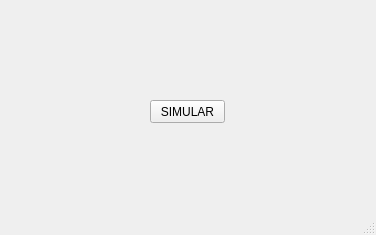
<?xml version="1.0" encoding="UTF-8"?>
<ui version="4.0">
 <class>MainWindow</class>
 <widget class="QMainWindow" name="MainWindow">
  <property name="geometry">
   <rect>
    <x>0</x>
    <y>0</y>
    <width>376</width>
    <height>235</height>
   </rect>
  </property>
  <property name="windowTitle">
   <string>MainWindow</string>
  </property>
  <widget class="QWidget" name="centralwidget">
   <widget class="QPushButton" name="pushButton">
    <property name="geometry">
     <rect>
      <x>150</x>
      <y>100</y>
      <width>75</width>
      <height>23</height>
     </rect>
    </property>
    <property name="text">
     <string>SIMULAR</string>
    </property>
   </widget>
  </widget>
  <widget class="QStatusBar" name="statusbar"/>
 </widget>
 <resources/>
 <connections/>
</ui>
